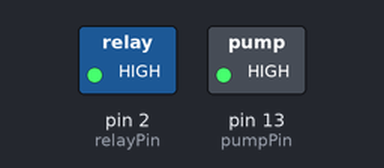
The sketch below on a simulated Arduino Uno, built with avr-gcc and run on an emulated ATmega328P. Parts: switched loads named in the sketch (green lamp = pin HIGH). Dashed ring = blinking.

Above: at 0.05 s.
Timing chart, 0 to 3.0 s (numbered marks = the images above):
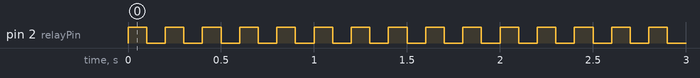

The sketch:

pumpCode.ino
```cpp
int relayPin = 2;
int pumpPin = 13;

void setup() {
  pinMode(relayPin, OUTPUT);
  pinMode(pumpPin, OUTPUT);
  digitalWrite(pumpPin, HIGH);
}

void loop() {
  digitalWrite(relayPin, HIGH);
  delay(100);
  digitalWrite(relayPin, LOW);
  delay(100);
}
```

Measured:
- by itself, pin 2 (relayPin): alternates HIGH for 0.10 s and LOW for 0.10 s
